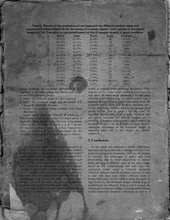
%> input picture Final Project/Codes/Part1/ICFHR2010/3_10.jpg, 170 x 220 px, shrunk from 1700 x 2199 before the run
$ octave Main.m   (GNU Octave 9; MATLAB toolbox functions it lacks are replaced by stand-ins)
%> lines starting %> are read from the running program, lines starting %| are printed output that depends on the picture
%> further down, I is the input picture: size 220x170 uint8; min 1, max 220, mean 105.1
### Final Project/Codes/Part1/ContrastEstimatation.m
function ContrastImg  = ContrastEstimatation( I )
%%----------Part 1 - Question 4 --------------
%%--------- Mandana Samiei--------------------
%%--------- Student Id: 40059116 -------------
%% Contrast Estimation

if ndims(I) == 3
   I = rgb2gray(I);
end
r = size(I,1);
%> r = 220
c = size(I,2);
%> c = 170
minGrayLevel = double(min(min(I))); %Finding minimum intenisty in the image
%> minGrayLevel = 1
maxGrayLevel = double(max(max(I))); %Finding maximum intenisty in the image
%> maxGrayLevel = 220
% Gray level mapping to a range from 0 to 255
Slope= 255/(maxGrayLevel - minGrayLevel);
%> Slope = 1.16
currVal = 255 - Slope * maxGrayLevel;
%> currVal = -1.16
ContrastStretchedImg = Slope*I + currVal;
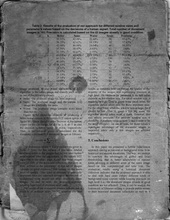
%> ContrastStretchedImg: size 220x170 uint8; min 0, max 254, mean 121.4

% Extract Background Using Closing morphological Operator
se = strel('disk',10);
bgImg = imclose(ContrastStretchedImg,se);
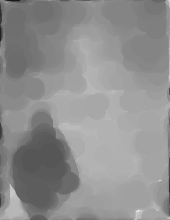
%> bgImg: size 220x170 uint8; min 26, max 254, mean 143.1

% Subtract original image from background image
ContrastImg = bgImg - I;
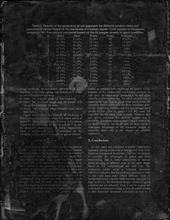
%> ContrastImg: size 220x170 uint8; min 3, max 161, mean 38

end

### Final Project/Codes/Part1/myDoubleThresholdFinder.m
function [T1,T2,Hb,Hbw,Hw,I] = myDoubleThresholdFinder(I)
if ndims(I) == 3
    I= rgb2gray(I);
end

MAX=0;
T1=0;
T2=0;
L=256;

[x,y] = size(I); s=x*y;
%> after `[x,y] = size(I)`: x = 220; y = 170
%> after `s=x*y`: s = 37400

% finding probablity of each bin
p = imhist(I)./s;
%> p = 256 values, max 0.0165 at index 130, min 0 at index 1, mean 0.00391

for t1=1:L
    for t2=1:L

        P_t1 = sum(p(1:t1));
        P_t1t2 = sum(p(t1:t2));
        P_t2 = sum(p(t2:L));
        Hb =0; Hbw=0; Hw=0; H=0;

        %Compute H_b
        for i=1:t1
            temp = p(i)*log(p(i)/P_t1)/P_t1;
            if isnan(temp) %sometimes that p or P_t is 0 and result is NaN
                temp=0;
            end
            Hb = Hb + temp;
        end
        %Compute H_bw
        for i=t1+1:t2
            temp = p(i)*log(p(i)/(P_t1t2))/(P_t1t2);
            if isnan(temp)  %sometimes that p or P_t is 0 and result is NaN
                temp=0;
            end
            Hbw = Hbw + temp;
        end
        %Compute H_w
        for i=t2+1:L
            temp = p(i)*log(p(i)/(P_t2))/(P_t2);
            if isnan(temp)  %sometimes that p or P_t is 0 and result is NaN
                temp=0;
            end
            Hw = Hw+temp;
        end
        H = -Hb -Hbw -Hw;
        if H>MAX
            MAX = H; T1=t1; T2=t2;
        end
    end
end

for i = 1: size(I,1)
    for j=1: size(I,2)
        if I(i,j) < T1
            I(i,j) = 0;
        elseif I(i,j) > T1 && I(i,j) < T2
            I(i,j) = 127;
        elseif I(i,j) > T2
            I(i,j) = 255;
        end
    end
end
disp('Threshold values are ');
disp([T1, T2]);
end

### Final Project/Codes/Part1/Main.m
%%----------Part 1----------------------------
%%--------- Mandana Samiei--------------------
%%--------- Student Id: 40059116 -------------
%% Main Program
I = imread('/Users/mandana/Documents/MATLAB/Final_Project/Part1/ICFHR2010/3_10.jpg');

C = ContrastEstimatation(I);
% apply double threshold binarization to obtain binary image
%> (the run ends here)
